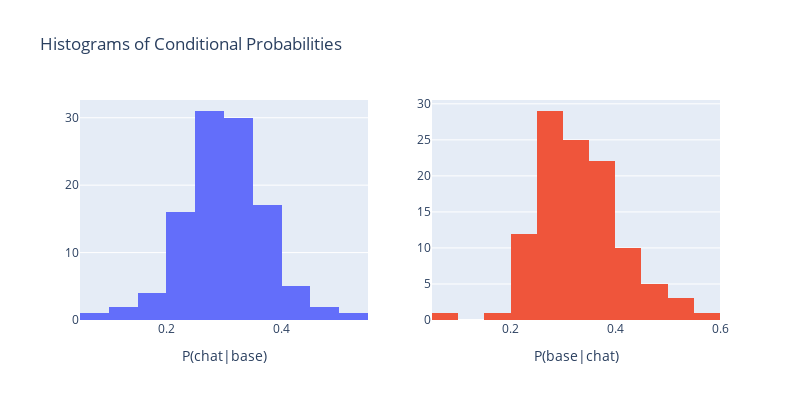
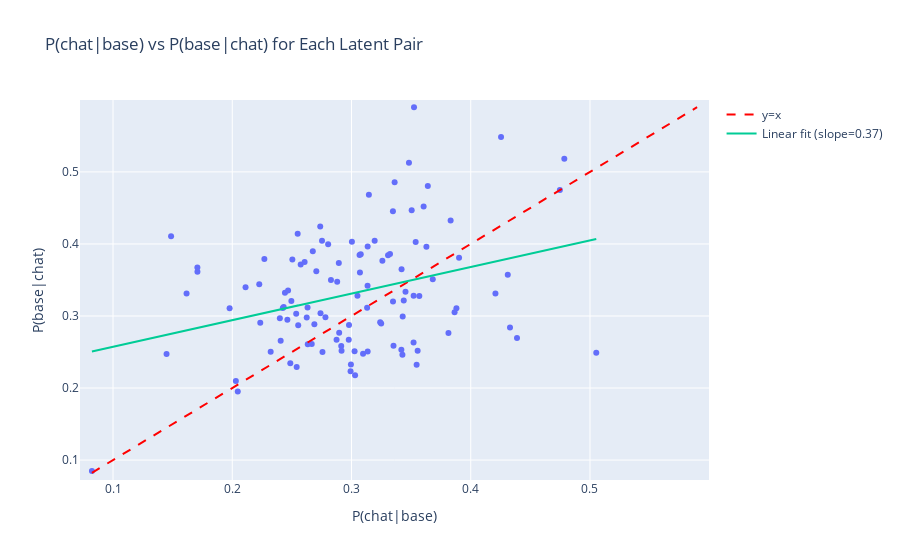

Notebook source saved alongside these figures, in order:
### Code cell
with nullcontext():
    
    # Create dataframe with P(A|B) and P(B|A) values
    df = pd.DataFrame(
        {
            "P(chat|base)": P_A_given_B.cpu().numpy().flatten(),
            "P(base|chat)": P_B_given_A.cpu().numpy().flatten(),
            "Pair": twins.tolist(),
        }
    )
    # add histogram of P(chat|base) and P(base|chat) in  a new figure
    # Create subplots with 2 columns
    fig = make_subplots(rows=1, cols=2)

    # Add histogram for P(chat|base)
    fig.add_trace(
        go.Histogram(x=df["P(chat|base)"], name="P(chat|base)"),
        row=1, col=1
    )

    # Add histogram for P(base|chat) 
    fig.add_trace(
        go.Histogram(x=df["P(base|chat)"], name="P(base|chat)"),
        row=1, col=2
    )

    # Update layout
    fig.update_layout(
        title_text="Histograms of Conditional Probabilities",
        showlegend=False,
        height=400,
        width=800
    )

    # Update x-axis labels
    fig.update_xaxes(title_text="P(chat|base)", row=1, col=1)
    fig.update_xaxes(title_text="P(base|chat)", row=1, col=2)

    fig.show()


    # Create scatter plot
    fig = px.scatter(
        df,
        x="P(chat|base)",
        y="P(base|chat)", 
        hover_data=["Pair"],
        title="P(chat|base) vs P(base|chat) for Each Latent Pair",
    )
    # add a line at y = x
    fig.add_trace(
        go.Scatter(
            x=[min(df["P(chat|base)"].min(), df["P(base|chat)"].min()), max(df["P(chat|base)"].max(), df["P(base|chat)"].max())],
            y=[min(df["P(chat|base)"].min(), df["P(base|chat)"].min()), max(df["P(chat|base)"].max(), df["P(base|chat)"].max())],
            mode="lines",
            line=dict(color="red", dash="dash"),
            name="y=x",
        )
    )
    # add linear regression line
    # Calculate linear regression
    slope, intercept = np.polyfit(df["P(chat|base)"], df["P(base|chat)"], 1)
    fig.add_trace(
        go.Scatter(
            x=df["P(chat|base)"],
            y=slope * df["P(chat|base)"] + intercept,
            mode="lines",
            name=f"Linear fit (slope={slope:.2f})",
        )
    )
    fig.update_layout(
        xaxis_range=[min(df["P(chat|base)"].min(), df["P(base|chat)"].min()) - 0.01, max(df["P(chat|base)"].max(), df["P(base|chat)"].max()) + 0.01],
        yaxis_range=[min(df["P(chat|base)"].min(), df["P(base|chat)"].min()) - 0.01, max(df["P(chat|base)"].max(), df["P(base|chat)"].max()) + 0.01],
    )

    fig.show()
